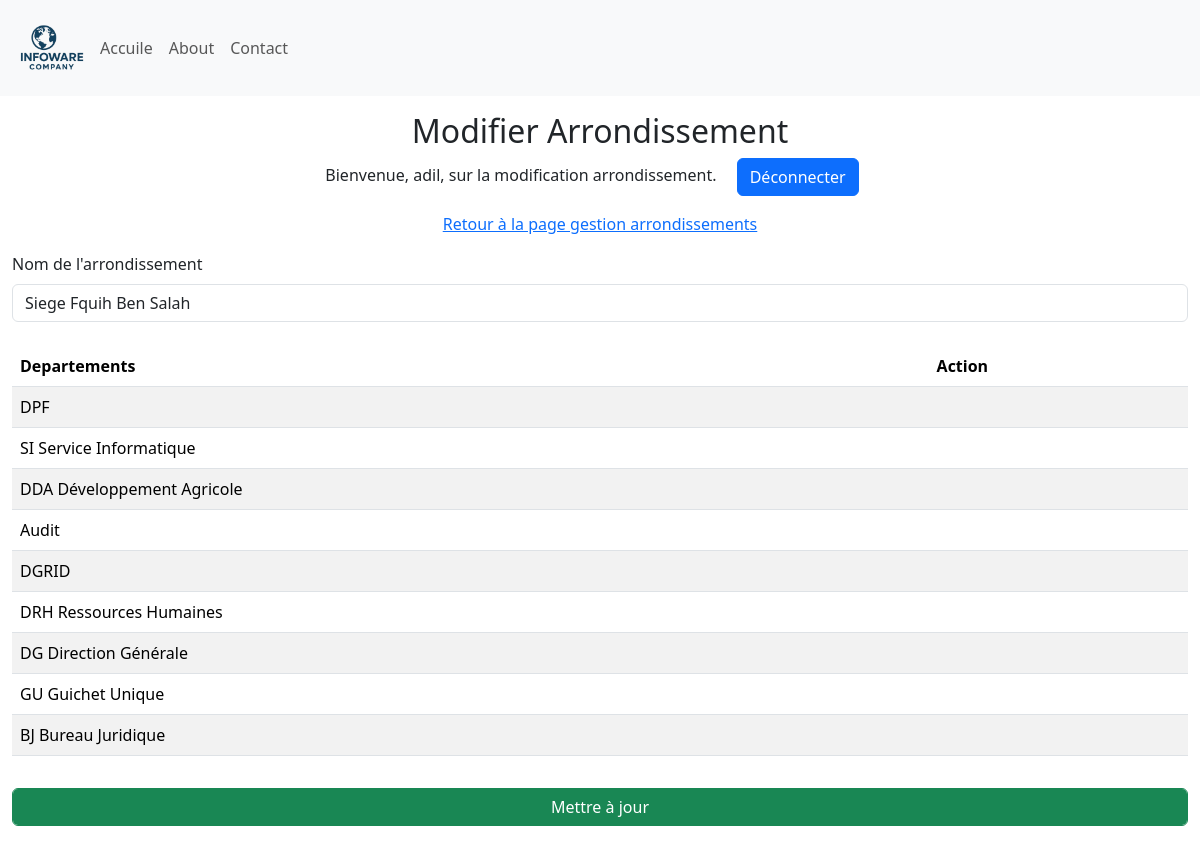
/update_arrondissement/1 (signed in), run on an earlier commit of the app's database.
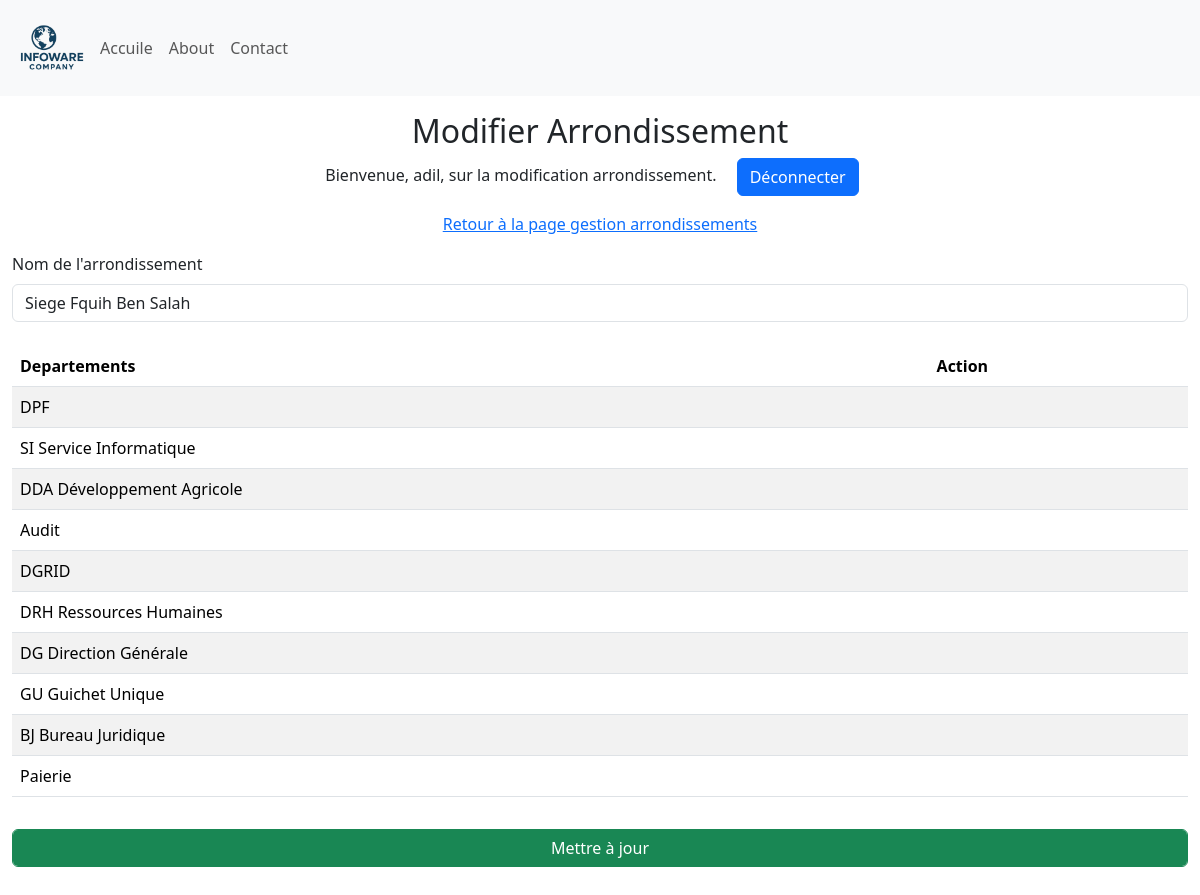
And on a later commit of the database.
### Site/models.py (models this page shows, shortened)
class Arondissement(db.Model):
    id = db.Column(db.Integer, primary_key=True)
    arondissement = db.Column(db.String(25), unique=True, nullable=False)
    departement = db.relationship('Departement', backref='Departement', lazy=True)

class Departement(db.Model):
    id = db.Column(db.Integer, primary_key=True)
    departement = db.Column(db.String(25), unique=True, nullable=False)
    arondissement = db.Column(db.Integer, db.ForeignKey('arondissement.id'), nullable=False)

### Site/dashbord/arrondissement.py (the view)
@arrondissement.route('/update_arrondissement/<int:arrondissement_id>', methods=['GET', 'POST'])
def update_arrondissement(arrondissement_id):
    if 'user' not in session:
        return redirect(url_for('admin.admin'))
    arrondissement = Arondissement.query.get_or_404(arrondissement_id)
    if request.method == 'POST':
        new_name = request.form.get('arrondissementName')
        if new_name:
            arrondissement.arondissement = new_name
            db.session.commit()
            return redirect(url_for('arrondissement.manage_Arrondissements'))
    return render_template('update_arondissement.html', name=session['user'], arrondissement=arrondissement, departements=arrondissement.departement)

### Site/templates/update_arondissement.html (shortened to what this page needs)
{% extends 'base.html' %}
{% block body %}
<div class="container-fluid">
    <div class="row">
        <div class="col-12  my-3">
            <div class="text-center">
                <h2>Modifier Arrondissement</h2>
                <p>Bienvenue, {{ name }}, sur la modification arrondissement. <a class="mx-3 btn btn-primary" href="{{ url_for('admin.logout') }}"">Déconnecter</a></p>
                <p><a href="{{ url_for('arrondissement.manage_Arrondissements') }}">Retour à la page gestion arrondissements</a> </p>
            </div>
           <form method="POST">
                <div class="mb-3">
                    <label for="arrondissementName" class="form-label">Nom de l'arrondissement</label>
                    <input type="text" class="form-control" id="arrondissementName" name="arrondissementName" value="{{ arrondissement.arondissement }}" required>
                </div>
                {% if departements %}
                <table class="table table-striped mt-4 ">
                    <thead>
                        <tr>
                          <th scope="col">Departements</th>
                          <th scope="col">Action</th>
                        </tr>
                      </thead>
                      <tbody>
                        {% for departement in departements %}
                        <tr>
                          <td>{{ departement.departement }}</td>
                          <td>
                          </td>
                        </tr>
                        {% endfor %}
                </table>
                {% else %}
                <p class="mt-4 text-danger h4">Aucun departement associé à cet arrondissement.</p>
                {% endif %}
                <div class="mb-3">
                    <input type="submit" class="form-control btn btn-success mt-3" value="Mettre à jour">
                </div>
            </form>
        </div>
    </div>
</div>
{% endblock %}

### Site/templates/base.html (shortened to what this page needs)
<!DOCTYPE html>
<html lang="fr">
<head>
    <link href="https://cdn.jsdelivr.net/npm/bootstrap@5.3.8/dist/css/bootstrap.min.css" rel="stylesheet">
    <link rel="stylesheet" href={{url_for('static', filename='style.css')}}>
</head>
<body>
    <nav class="navbar navbar-expand-lg bg-light" >
        <div class="container-fluid" >
          <img width="80px" src="{{url_for('static', filename='logo.png')}}" alt="logo">
          <div class="collapse navbar-collapse" id="navbarNav">
            <ul class="navbar-nav">
              <li class="nav-item">
                <a class="nav-link"  href="{{ url_for('main.home') }}">Accuile</a>
              </li>
              <li class="nav-item">
                <a class="nav-link" href={{ url_for('about.about_page') }}>About</a>
              </li>
              <li class="nav-item">
                <a class="nav-link" href="#">Contact</a>
              </li>
            </ul>
          </div>
        </div>
      </nav>
      {% block body %}{% endblock %}
</body>
</html>

### Site/static/style.css (style rules this page uses)
* { margin: 0; padding: 0; box-sizing: border-box; }
:root { --primary-color: #0056b3; --secondary-color: #f8f9fa; --text-color: #333; --highlight-color: #007bff; }
body { font-family: 'Segoe UI', Tahoma, Geneva, Verdana, sans-serif; }

What changed in the data, as far as the page shows it:
added Departement: departement "Paierie"
